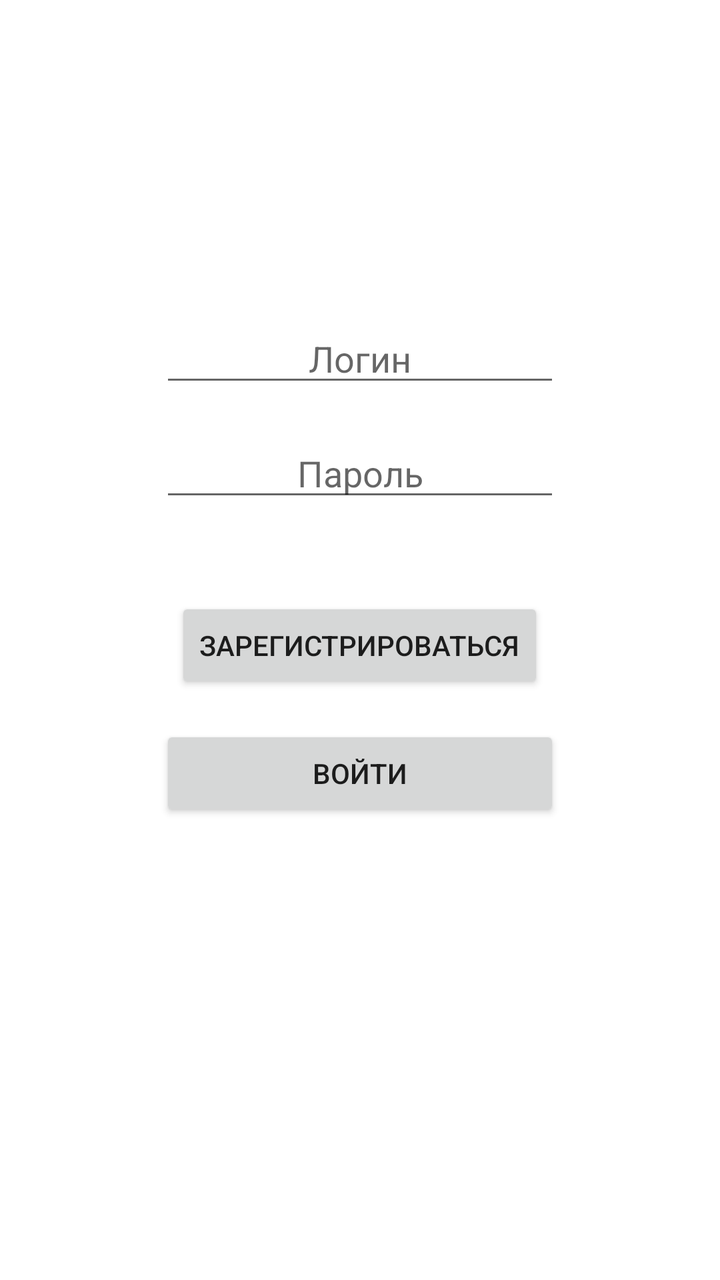
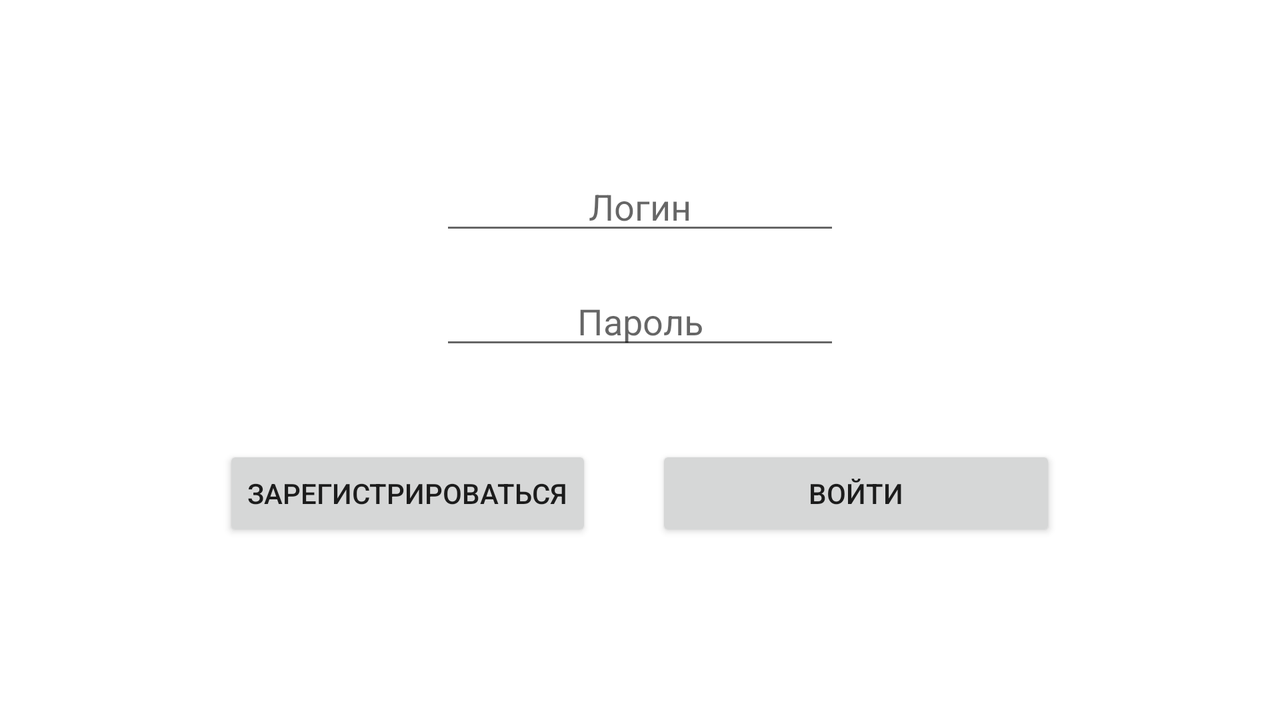

An Android layout and its configuration variant, each rendered on a device that would load it. The default file and the variant file are quoted in full after the pictures.
<!-- AndroidManifest.xml: application theme Theme.2021_q4_tyukavkin -->
<!-- res/layout/fragment_registration.xml -->
<?xml version="1.0" encoding="utf-8"?>
<androidx.constraintlayout.widget.ConstraintLayout xmlns:android="http://schemas.android.com/apk/res/android"
    xmlns:app="http://schemas.android.com/apk/res-auto"
    xmlns:tools="http://schemas.android.com/tools"
    android:layout_width="match_parent"
    android:layout_height="match_parent"
    tools:context=".ui.UserAuthorizationFragment">

    <LinearLayout
        android:layout_width="match_parent"
        android:layout_height="match_parent"
        android:gravity="center"
        android:orientation="vertical"
        app:layout_constraintBottom_toBottomOf="parent"
        app:layout_constraintEnd_toEndOf="parent"
        app:layout_constraintStart_toStartOf="parent"
        app:layout_constraintTop_toTopOf="parent">


        <EditText
            android:id="@+id/login_et"
            android:layout_width="200dp"
            android:layout_height="wrap_content"
            android:layout_gravity="center"
            android:layout_margin="8dp"
            android:gravity="center"
            android:hint="@string/login"
            app:layout_constraintBottom_toTopOf="@id/password_et"
            app:layout_constraintEnd_toEndOf="parent"
            app:layout_constraintStart_toStartOf="parent"
            app:layout_constraintTop_toTopOf="parent" />

        <EditText
            android:id="@+id/password_et"
            android:layout_width="200dp"
            android:layout_height="wrap_content"
            android:layout_gravity="center"
            android:layout_margin="8dp"
            android:gravity="center"
            android:hint="@string/password"
            android:inputType="textPassword"
            app:layout_constraintBottom_toTopOf="@id/register_btn"
            app:layout_constraintEnd_toEndOf="parent"
            app:layout_constraintStart_toStartOf="parent"
            app:layout_constraintTop_toBottomOf="@id/login_et" />

        <TextView
            android:id="@+id/warning_message_tv"
            android:textColor="#FF0000"
            android:layout_width="wrap_content"
            android:layout_height="wrap_content"/>

        <Button
            android:id="@+id/register_btn"
            android:layout_width="wrap_content"
            android:layout_height="wrap_content"
            android:layout_gravity="center"
            android:layout_margin="16dp"
            android:text="@string/register"
            app:layout_constraintBottom_toBottomOf="parent"
            app:layout_constraintEnd_toEndOf="parent"
            app:layout_constraintStart_toStartOf="parent" />

        <Button
            android:id="@+id/login_btn"
            android:layout_width="200dp"
            android:layout_height="wrap_content"
            android:text="Войти" />

        <ProgressBar
            android:id="@+id/progress_bar"
            android:layout_width="wrap_content"
            android:layout_height="wrap_content"
            android:layout_margin="16dp"
            android:visibility="invisible" />
    </LinearLayout>


</androidx.constraintlayout.widget.ConstraintLayout>
<!-- resources referenced by this layout -->
<resources>
  <string name="login">Логин</string>
  <string name="password">Пароль</string>
  <string name="register">Зарегистрироваться</string>
  <style name="Theme.2021_q4_tyukavkin" parent="Theme.MaterialComponents.DayNight.DarkActionBar">
          
          <item name="colorPrimary">@color/primaryColor</item>
          <item name="colorPrimaryVariant">@color/primaryDarkColor</item>
          <item name="colorOnPrimary">@color/white</item>
          
          <item name="colorSecondary">@color/secondaryColor</item>
          <item name="colorSecondaryVariant">@color/secondaryDarkColor</item>
          <item name="colorOnSecondary">@color/black</item>
          
          <item name="android:statusBarColor" tools:targetApi="l">?attr/colorPrimaryVariant</item>
          
      </style>
  <color name="primaryColor">#69f0ae</color>
  <color name="primaryDarkColor">#2bbd7e</color>
  <color name="white">#FFFFFFFF</color>
  <color name="secondaryColor">#b9f6ca</color>
  <color name="secondaryDarkColor">#88c399</color>
  <color name="black">#FF000000</color>
</resources>
<!-- res/layout-land/fragment_registration.xml (the author's variant of the layout above) -->
<!-- drawn on the phone turned sideways -->
<?xml version="1.0" encoding="utf-8"?>
<FrameLayout xmlns:android="http://schemas.android.com/apk/res/android"
    xmlns:app="http://schemas.android.com/apk/res-auto"
    xmlns:tools="http://schemas.android.com/tools"
    android:layout_width="match_parent"
    android:layout_height="match_parent"
    tools:context=".ui.UserAuthorizationFragment">

    <LinearLayout
        android:layout_width="match_parent"
        android:layout_height="match_parent"
        android:gravity="center"
        android:orientation="vertical"
        app:layout_constraintBottom_toBottomOf="parent"
        app:layout_constraintEnd_toEndOf="parent"
        app:layout_constraintStart_toStartOf="parent"
        app:layout_constraintTop_toTopOf="parent">

        <EditText
            android:id="@+id/login_et"
            android:layout_width="200dp"
            android:layout_height="wrap_content"
            android:layout_gravity="center"
            android:layout_margin="8dp"
            android:gravity="center"
            android:hint="@string/login"
            app:layout_constraintBottom_toTopOf="@id/password_et"
            app:layout_constraintEnd_toStartOf="@id/password_et"
            app:layout_constraintStart_toStartOf="parent"
            app:layout_constraintTop_toTopOf="parent" />

        <EditText
            android:id="@+id/password_et"
            android:layout_width="200dp"
            android:layout_height="wrap_content"
            android:layout_gravity="center"
            android:layout_margin="8dp"
            android:gravity="center"
            android:hint="@string/password"
            android:inputType="textPassword"
            app:layout_constraintBottom_toTopOf="@id/register_btn"
            app:layout_constraintEnd_toEndOf="parent"
            app:layout_constraintStart_toStartOf="parent"
            app:layout_constraintTop_toBottomOf="@id/login_et" />

        <TextView
            android:id="@+id/warning_message_tv"
            android:layout_width="wrap_content"
            android:layout_height="wrap_content"
            android:textColor="#FF0000" />


        <LinearLayout
            android:layout_width="wrap_content"
            android:layout_height="wrap_content"
            android:orientation="horizontal">

            <Button
                android:id="@+id/register_btn"
                android:layout_width="wrap_content"
                android:layout_height="wrap_content"
                android:layout_margin="16dp"
                android:text="@string/register" />

            <Button
                android:id="@+id/login_btn"
                android:layout_width="200dp"
                android:layout_height="wrap_content"
                android:layout_margin="16dp"
                android:text="@string/sign_in" />

        </LinearLayout>


    </LinearLayout>

    <ProgressBar
        android:id="@+id/progress_bar"
        android:layout_width="wrap_content"
        android:layout_height="wrap_content"
        android:layout_gravity="center"
        android:layout_margin="16dp"
        android:visibility="invisible" />

</FrameLayout>
<!-- resources referenced by the variant -->
<!-- as the phone turned sideways resolves them -->
<resources>
  <string name="login">Логин</string>
  <string name="password">Пароль</string>
  <string name="register">Зарегистрироваться</string>
  <string name="sign_in">Войти</string>
  <style name="Theme.2021_q4_tyukavkin" parent="Theme.MaterialComponents.DayNight.DarkActionBar">
          
          <item name="colorPrimary">@color/primaryColor</item>
          <item name="colorPrimaryVariant">@color/primaryDarkColor</item>
          <item name="colorOnPrimary">@color/white</item>
          
          <item name="colorSecondary">@color/secondaryColor</item>
          <item name="colorSecondaryVariant">@color/secondaryDarkColor</item>
          <item name="colorOnSecondary">@color/black</item>
          
          <item name="android:statusBarColor" tools:targetApi="l">?attr/colorPrimaryVariant</item>
          
      </style>
  <color name="primaryColor">#69f0ae</color>
  <color name="primaryDarkColor">#2bbd7e</color>
  <color name="white">#FFFFFFFF</color>
  <color name="secondaryColor">#b9f6ca</color>
  <color name="secondaryDarkColor">#88c399</color>
  <color name="black">#FF000000</color>
</resources>
